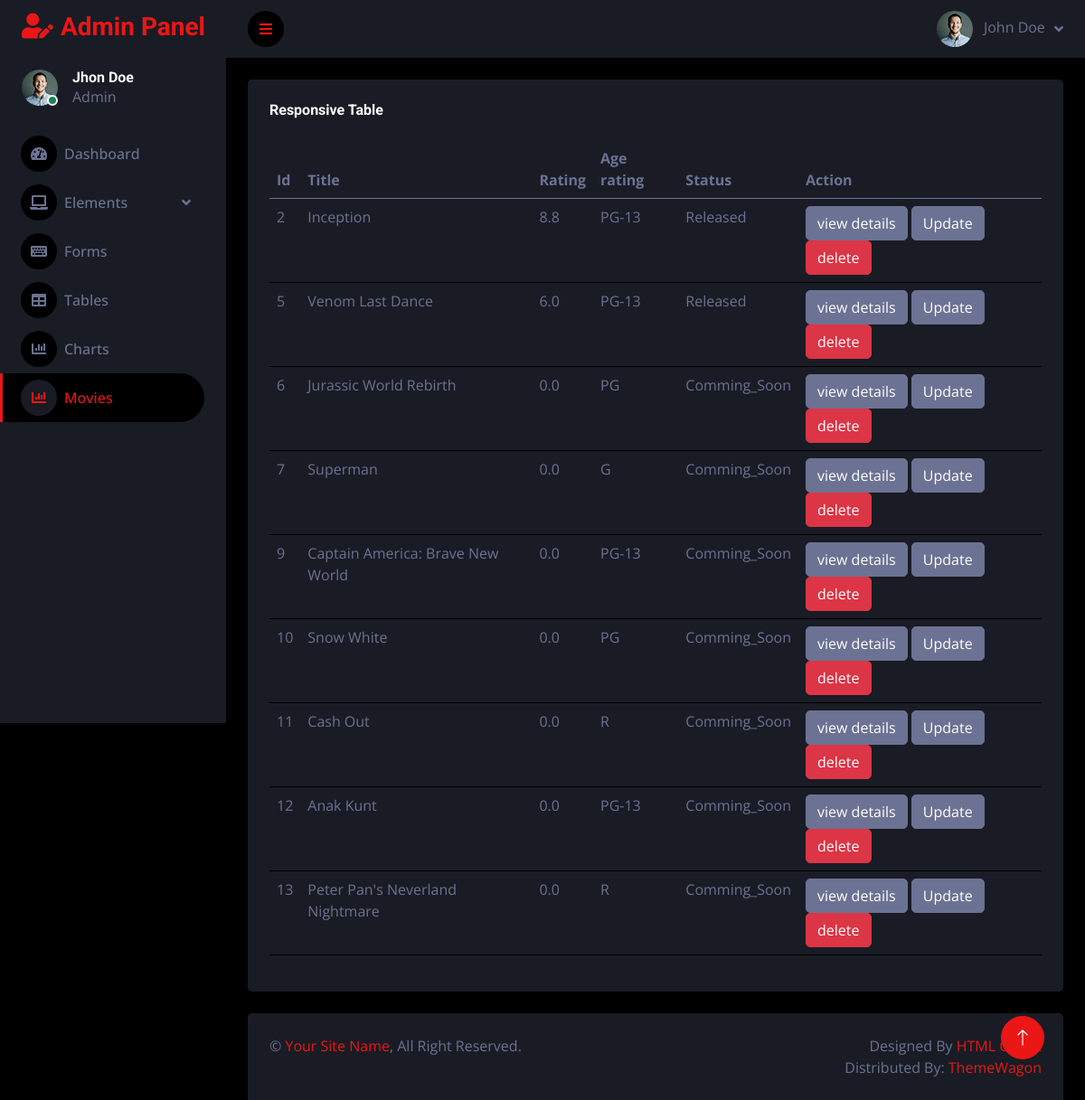
/admin2/movies.php, run on the app's committed database.
### tables this page shows
CREATE TABLE `movies` (
  `movie_id` int(11) NOT NULL,
  `title` varchar(255) NOT NULL,
  `description` text DEFAULT NULL,
  `trailer_link` varchar(2083) DEFAULT NULL,
  `rating` decimal(3,1) DEFAULT 0.0,
  `poster_url` varchar(2083) DEFAULT NULL,
  `release_date` date DEFAULT NULL,
  `age_rating` varchar(10) DEFAULT NULL,
  `genre` varchar(200) NOT NULL,
  `movie_status` varchar(30) DEFAULT NULL,
  `created_at` timestamp NOT NULL DEFAULT current_timestamp()
);

### admin2/movies.php (the view, shortened to what this page needs)
<?php
include("../admin/connection.php");
?>
<!DOCTYPE html>
<html lang="en">
<head>
    <link href="https://cdnjs.cloudflare.com/ajax/libs/font-awesome/5.10.0/css/all.min.css" rel="stylesheet">
    <link href="https://cdn.jsdelivr.net/npm/bootstrap-icons@1.4.1/font/bootstrap-icons.css" rel="stylesheet">
    <link href="lib/owlcarousel/assets/owl.carousel.min.css" rel="stylesheet">
    <link href="lib/tempusdominus/css/tempusdominus-bootstrap-4.min.css" rel="stylesheet" />
    <link href="css/bootstrap.min.css" rel="stylesheet">
    <link href="css/style.css" rel="stylesheet">
</head>
<body>
    <div class="container-fluid position-relative d-flex p-0">
        <?php include "sidebar.php"; ?>
        <div class="content">
            <?php include "navbar.php"; ?>
            <div class="container-fluid pt-4 px-4">
                <div class="row g-4">
                    <div class="col-12">
                        <div class="bg-secondary rounded h-100 p-4">
                            <h6 class="mb-4">Responsive Table</h6>
                            <div class="table-responsive">
                                <table class="table">
                                    <thead>
                                        <tr>
                                            <th scope="col">Id</th>
                                            <th scope="col">Title</th>
                                            <th scope="col">Rating</th>
                                            <th scope="col">Age rating</th>
                                            <th scope="col">Status</th>
                                            <th scope="col">Action</th>
                                        </tr>
                                    </thead>
                                    <tbody>
                                        <?php
                                        $query = "select * from movies";
                                        $result = mysqli_query($connect, $query);
                                        foreach ($result as $row) {
                                            echo "<tr>
                                                    <td>$row[movie_id]</td>
                                                    <td>$row[title]</td>
                                                    <td>$row[rating]</td>
                                                    <td>$row[age_rating]</td>
                                                    <td>$row[movie_status]</td>
                                                    <td>
                                                    <a class='btn btn-light' href='view_movie.php?id=$row[movie_id]'>view details </a>
                                                    <a class='btn btn-light' href='update_movie.php?id=$row[movie_id]'>Update </a>
                                                    <a class='btn btn-danger' href='delete_movie.php?id=$row[movie_id]'>delete </a>
                                                    </td>
                                                </tr>";
                                        }
                                        ?>
                                    </tbody>
                                </table>
                            </div>
                        </div>
                    </div>
                </div>
            </div>
            <div class="container-fluid pt-4 px-4 ">
                <div class="bg-secondary rounded-top p-4">
                    <div class="row">
                        <div class="col-12 col-sm-6 text-center text-sm-start">
                            &copy; <a href="#">Your Site Name</a>, All Right Reserved.
                        </div>
                        <div class="col-12 col-sm-6 text-center text-sm-end">
                            Designed By <a href="https://htmlcodex.com">HTML Codex</a>
                            <br>Distributed By: <a href="https://themewagon.com" target="_blank">ThemeWagon</a>
                        </div>
                    </div>
                </div>
            </div>
        </div>
        <a href="#" class="btn btn-lg btn-primary btn-lg-square back-to-top"><i class="bi bi-arrow-up"></i></a>
    </div>
</body>
</html>

### admin2/css/style.css (style rules this page uses)
:root { --primary: #EB1616; --secondary: #191C24; --light: #6C7293; --dark: #000000; }
.back-to-top { position: fixed; display: none; right: 45px; bottom: 45px; z-index: 99; }
.btn { transition: .5s; }
.btn-lg-square { width: 48px; height: 48px; }
.btn-square, .btn-sm-square, .btn-lg-square { padding: 0; display: inline-flex; align-items: center; justify-content: center; font-weight: normal; border-radius: 50px; }
.content { margin-left: 250px; min-height: 100vh; background: var(--dark); transition: 0.5s; }
@media (min-width: 992px) { .content { width: calc(100% - 250px); } }

### data on the page
movies: movie_id "2", title "Inception", rating "8.8", age_rating "PG-13", movie_status "Released"
movies: movie_id "5", title "Venom Last Dance", rating "6.0", age_rating "PG-13", movie_status "Released"
movies: movie_id "6", title "Jurassic World Rebirth", rating "0.0", age_rating "PG", movie_status "Comming_Soon"
movies: movie_id "7", title "Superman", rating "0.0", age_rating "G", movie_status "Comming_Soon"
movies: movie_id "9", title "Captain America: Brave New World", rating "0.0", age_rating "PG-13", movie_status "Comming_Soon"
movies: movie_id "10", title "Snow White", rating "0.0", age_rating "PG", movie_status "Comming_Soon"
movies: movie_id "11", title "Cash Out", rating "0.0", age_rating "R", movie_status "Comming_Soon"
movies: movie_id "12", title "Anak Kunt", rating "0.0", age_rating "PG-13", movie_status "Comming_Soon"
movies: movie_id "13", title "Peter Pan's Neverland Nightmare", rating "0.0", age_rating "R", movie_status "Comming_Soon"
